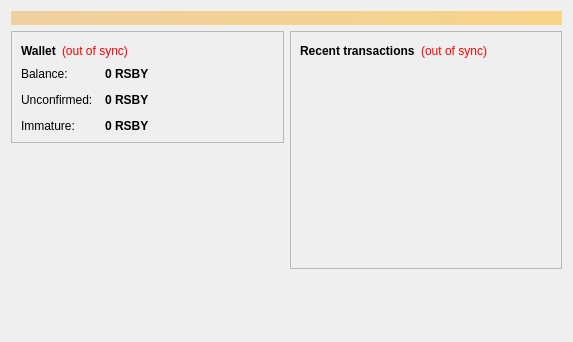
<?xml version="1.0" encoding="UTF-8"?>
<ui version="4.0">
 <class>OverviewPage</class>
 <widget class="QWidget" name="OverviewPage">
  <property name="geometry">
   <rect>
    <x>0</x>
    <y>0</y>
    <width>573</width>
    <height>342</height>
   </rect>
  </property>
  <property name="windowTitle">
   <string>Form</string>
  </property>
  <layout class="QVBoxLayout" name="topLayout">
   <item>
    <widget class="QLabel" name="labelAlerts">
     <property name="visible">
      <bool>false</bool>
     </property>
     <property name="styleSheet">
      <string notr="true">background-color: qlineargradient(x1: 0, y1: 0, x2: 1, y2: 0, stop:0 #F0D0A0, stop:1 #F8D488); color:#000000;</string>
     </property>
     <property name="wordWrap">
      <bool>true</bool>
     </property>
     <property name="margin">
      <number>3</number>
     </property>
    </widget>
   </item>
   <item>
    <layout class="QHBoxLayout" name="horizontalLayout" stretch="1,1">
     <item>
      <layout class="QVBoxLayout" name="verticalLayout_2">
       <item>
        <widget class="QFrame" name="frame">
         <property name="frameShape">
          <enum>QFrame::StyledPanel</enum>
         </property>
         <property name="frameShadow">
          <enum>QFrame::Raised</enum>
         </property>
         <layout class="QVBoxLayout" name="verticalLayout_4">
          <item>
           <layout class="QHBoxLayout" name="horizontalLayout_4">
            <item>
             <widget class="QLabel" name="label_5">
              <property name="font">
               <font>
                <weight>75</weight>
                <bold>true</bold>
               </font>
              </property>
              <property name="text">
               <string>Wallet</string>
              </property>
             </widget>
            </item>
            <item>
             <widget class="QLabel" name="labelWalletStatus">
              <property name="toolTip">
               <string>The displayed information may be out of date. Your wallet automatically synchronizes with the Rasbycoin network after a connection is established, but this process has not completed yet.</string>
              </property>
              <property name="styleSheet">
               <string notr="true">QLabel { color: red; }</string>
              </property>
              <property name="text">
               <string notr="true">(out of sync)</string>
              </property>
              <property name="alignment">
               <set>Qt::AlignLeading|Qt::AlignLeft|Qt::AlignVCenter</set>
              </property>
             </widget>
            </item>
            <item>
             <spacer name="horizontalSpacer_2">
              <property name="orientation">
               <enum>Qt::Horizontal</enum>
              </property>
              <property name="sizeHint" stdset="0">
               <size>
                <width>40</width>
                <height>20</height>
               </size>
              </property>
             </spacer>
            </item>
           </layout>
          </item>
          <item>
           <layout class="QFormLayout" name="formLayout_2">
            <property name="fieldGrowthPolicy">
             <enum>QFormLayout::AllNonFixedFieldsGrow</enum>
            </property>
            <property name="horizontalSpacing">
             <number>12</number>
            </property>
            <property name="verticalSpacing">
             <number>12</number>
            </property>
            <item row="0" column="0">
             <widget class="QLabel" name="label">
              <property name="text">
               <string>Balance:</string>
              </property>
             </widget>
            </item>
            <item row="0" column="1">
             <widget class="QLabel" name="labelBalance">
              <property name="font">
               <font>
                <weight>75</weight>
                <bold>true</bold>
               </font>
              </property>
              <property name="cursor">
               <cursorShape>IBeamCursor</cursorShape>
              </property>
              <property name="toolTip">
               <string>Your current balance</string>
              </property>
              <property name="text">
               <string notr="true">0 RSBY</string>
              </property>
              <property name="textInteractionFlags">
               <set>Qt::LinksAccessibleByMouse|Qt::TextSelectableByKeyboard|Qt::TextSelectableByMouse</set>
              </property>
             </widget>
            </item>
            <item row="1" column="0">
             <widget class="QLabel" name="label_3">
              <property name="text">
               <string>Unconfirmed:</string>
              </property>
             </widget>
            </item>
            <item row="1" column="1">
             <widget class="QLabel" name="labelUnconfirmed">
              <property name="font">
               <font>
                <weight>75</weight>
                <bold>true</bold>
               </font>
              </property>
              <property name="cursor">
               <cursorShape>IBeamCursor</cursorShape>
              </property>
              <property name="toolTip">
               <string>Total of transactions that have yet to be confirmed, and do not yet count toward the current balance</string>
              </property>
              <property name="text">
               <string notr="true">0 RSBY</string>
              </property>
              <property name="textInteractionFlags">
               <set>Qt::LinksAccessibleByMouse|Qt::TextSelectableByKeyboard|Qt::TextSelectableByMouse</set>
              </property>
             </widget>
            </item>
            <item row="2" column="0">
             <widget class="QLabel" name="labelImmatureText">
              <property name="text">
               <string>Immature:</string>
              </property>
             </widget>
            </item>
            <item row="2" column="1">
             <widget class="QLabel" name="labelImmature">
              <property name="font">
               <font>
                <weight>75</weight>
                <bold>true</bold>
               </font>
              </property>
              <property name="toolTip">
               <string>Mined balance that has not yet matured</string>
              </property>
              <property name="text">
               <string notr="true">0 RSBY</string>
              </property>
              <property name="textInteractionFlags">
               <set>Qt::LinksAccessibleByMouse|Qt::TextSelectableByKeyboard|Qt::TextSelectableByMouse</set>
              </property>
             </widget>
            </item>
           </layout>
          </item>
         </layout>
        </widget>
       </item>
       <item>
        <spacer name="verticalSpacer">
         <property name="orientation">
          <enum>Qt::Vertical</enum>
         </property>
         <property name="sizeHint" stdset="0">
          <size>
           <width>20</width>
           <height>40</height>
          </size>
         </property>
        </spacer>
       </item>
      </layout>
     </item>
     <item>
      <layout class="QVBoxLayout" name="verticalLayout_3">
       <item>
        <widget class="QFrame" name="frame_2">
         <property name="frameShape">
          <enum>QFrame::StyledPanel</enum>
         </property>
         <property name="frameShadow">
          <enum>QFrame::Raised</enum>
         </property>
         <layout class="QVBoxLayout" name="verticalLayout">
          <item>
           <layout class="QHBoxLayout" name="horizontalLayout_2">
            <item>
             <widget class="QLabel" name="label_4">
              <property name="text">
               <string>&lt;b&gt;Recent transactions&lt;/b&gt;</string>
              </property>
             </widget>
            </item>
            <item>
             <widget class="QLabel" name="labelTransactionsStatus">
              <property name="toolTip">
               <string>The displayed information may be out of date. Your wallet automatically synchronizes with the Rasbycoin network after a connection is established, but this process has not completed yet.</string>
              </property>
              <property name="styleSheet">
               <string notr="true">QLabel { color: red; }</string>
              </property>
              <property name="text">
               <string notr="true">(out of sync)</string>
              </property>
              <property name="alignment">
               <set>Qt::AlignRight|Qt::AlignTrailing|Qt::AlignVCenter</set>
              </property>
             </widget>
            </item>
            <item>
             <spacer name="horizontalSpacer">
              <property name="orientation">
               <enum>Qt::Horizontal</enum>
              </property>
              <property name="sizeHint" stdset="0">
               <size>
                <width>40</width>
                <height>20</height>
               </size>
              </property>
             </spacer>
            </item>
           </layout>
          </item>
          <item>
           <widget class="QListView" name="listTransactions">
            <property name="styleSheet">
             <string notr="true">QListView { background: transparent; }</string>
            </property>
            <property name="frameShape">
             <enum>QFrame::NoFrame</enum>
            </property>
            <property name="verticalScrollBarPolicy">
             <enum>Qt::ScrollBarAlwaysOff</enum>
            </property>
            <property name="horizontalScrollBarPolicy">
             <enum>Qt::ScrollBarAlwaysOff</enum>
            </property>
            <property name="selectionMode">
             <enum>QAbstractItemView::NoSelection</enum>
            </property>
           </widget>
          </item>
         </layout>
        </widget>
       </item>
       <item>
        <spacer name="verticalSpacer_2">
         <property name="orientation">
          <enum>Qt::Vertical</enum>
         </property>
         <property name="sizeHint" stdset="0">
          <size>
           <width>20</width>
           <height>40</height>
          </size>
         </property>
        </spacer>
       </item>
      </layout>
     </item>
    </layout>
   </item>
  </layout>
 </widget>
 <resources/>
 <connections/>
</ui>
